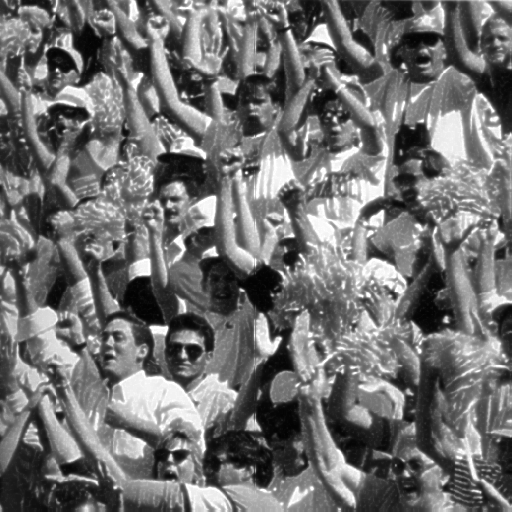
#> input picture crowd.tif, 512 x 512 px
$ python Vasudev_khemkaCE1.py
#> lines starting #> are read from the running program, lines starting #| are printed output that depends on the picture
import imageio as im
from matplotlib import pyplot as pt
import numpy as np
#read image and plot histogram
image = im.imread("crowd.tif")
#> image is the input picture: shape (512, 512); min 2, max 255, mean 112.6
y=image.shape
#> y = (512, 512)
row = y[0]
#> row = 512
col=y[1]
#> col = 512
count = [0]*256
for i in range(0,row):
    for j in range(0,col):
        count[image[i,j]]=count[image[i,j]]+1
#> after the loop, count = 256 values, max 2124 at index 255, min 0 at index 0, mean 1024

ab = list(range(0,256))
pt.bar(ab,count)

#check if 2 peaks are present
cd = list(range(0,16))
grouped = [0]*16
for i in range(0,16):
    grouped[i] = count[16*i]+count[16*i+15]
#> after the loop, grouped = [853, 2326, 2795, 2594, 2403, 2629, 2878, 2904, 2711, 2311, 2108, 1695, 1308, 962, 933, 2700]

c=0
for i in range(1,15):
    if grouped[i-1]+300<grouped[i] and grouped[i]>grouped[i+1]+300 :
        c=c+1
#> after the loop, c = 0

if grouped[0]>grouped[1]:
    c=c+1
if grouped[15]>grouped[14]:
    c=c+1
#> c = 1

if c==2:
    print("Foreground: Yes")
else:
    print("Foreground: No")
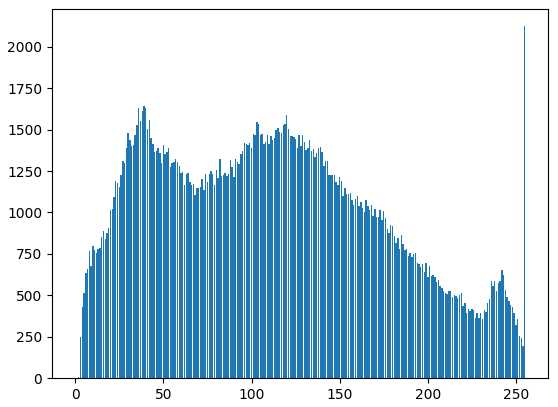
#> figure drawn by matplotlib, 1 panel; tallest bar 2124 high, from x = 254.6 to 255.4

$ run again, with cameraman.tif copied over crowd.tif
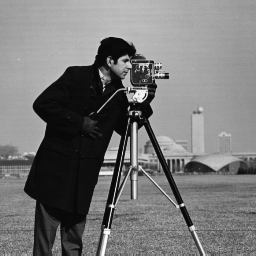
#> input picture cameraman.tif, 256 x 256 px
#> image is the input picture: shape (256, 256); min 7, max 253, mean 118.7
#> after the loop `for i in range(0,row):`: count = 256 values, max 1685 at index 14, min 0 at index 0, mean 256
#> after the loop `for i in range(0,16):`: grouped = [1338, 1044, 176, 151, 139, 136, 382, 650, 768, 1177, 1532, 743, 105, 38, 36, 22]
#> after the loop `for i in range(1,15):`: c = 1
#> `c=c+1`: c = 2
#> `print("Foreground: No")`:
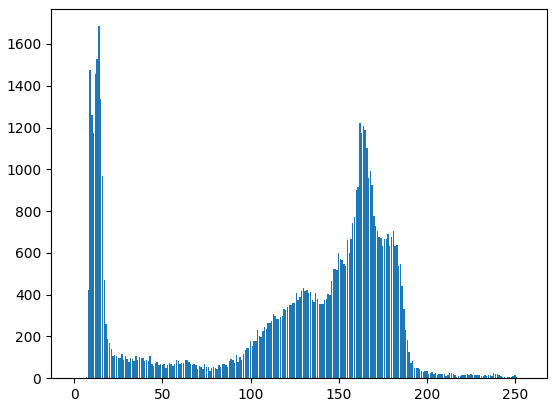
#> figure drawn by matplotlib, 1 panel; tallest bar 1685 high, from x = 13.6 to 14.4
